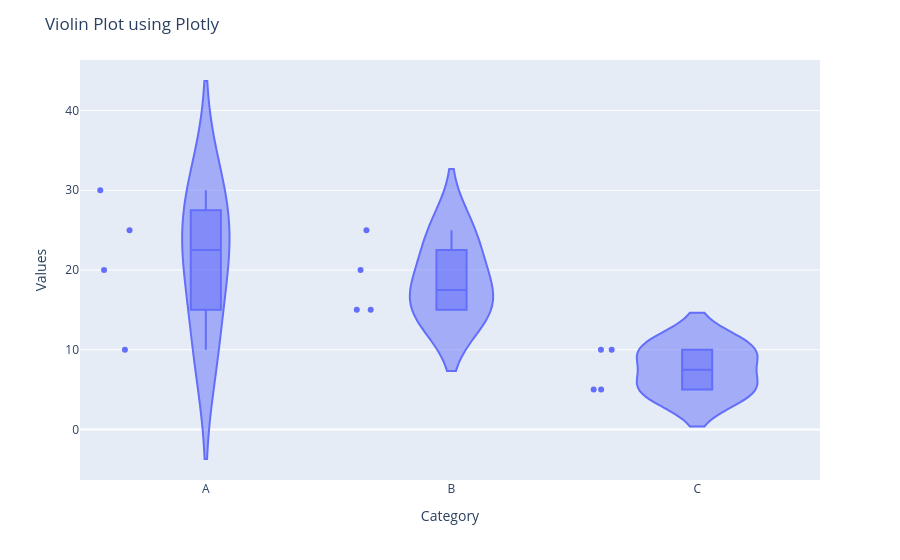

The code cell stored with this chart in its notebook:
### Markdown cell above
# 14. Violin plots

### Code cell
# Import required libraries
import plotly.express as px

# Sample data
data = {
    'Category': ['A', 'B', 'C', 'A', 'B', 'C', 'A', 'B', 'C', 'A', 'B', 'C'],
    'Values': [10, 15, 5, 25, 20, 10, 30, 25, 5, 20, 15, 10]
}

# Creating the violin plot using plotly express
fig = px.violin(data, y="Values", x="Category", box=True, points="all")
# if box=False then no Boxplots will be there inside violins

# Setting the layout for the plot
fig.update_layout(
    title='Violin Plot using Plotly',
    yaxis_title='Values',
    xaxis_title='Category'
)

# Display the plot
fig.show()

# Save the plot to an HTML file
fig.write_html("violin_plot_plotly.html")

#save png file with 300 dpi
fig.write_image("violin_plot_plotly.png", scale=3)

### Figure 1 — Plotly figure (JSON) as saved in the notebook; plotly's stock layout.template omitted (floating-point values rounded to 4 significant figures)
{"data": [{"alignmentgroup": "True", "box": {"visible": true}, "hovertemplate": "Category=%{x}<br>Values=%{y}<extra></extra>", "legendgroup": "", "marker": {"color": "#636efa"}, "name": "", "offsetgroup": "", "orientation": "v", "points": "all", "scalegroup": "True", "showlegend": false, "type": "violin", "x": ["A", "B", "C", "A", "B", "C", "A", "B", "C", "A", "B", "C"], "x0": " ", "xaxis": "x", "y": [10, 15, 5, 25, 20, 10, 30, 25, 5, 20, 15, 10], "y0": " ", "yaxis": "y"}], "layout": {"legend": {"tracegroupgap": 0}, "margin": {"t": 60}, "title": {"text": "Violin Plot using Plotly"}, "violinmode": "group", "xaxis": {"anchor": "y", "domain": [0, 1], "title": {"text": "Category"}}, "yaxis": {"anchor": "x", "domain": [0, 1], "title": {"text": "Values"}}}}
